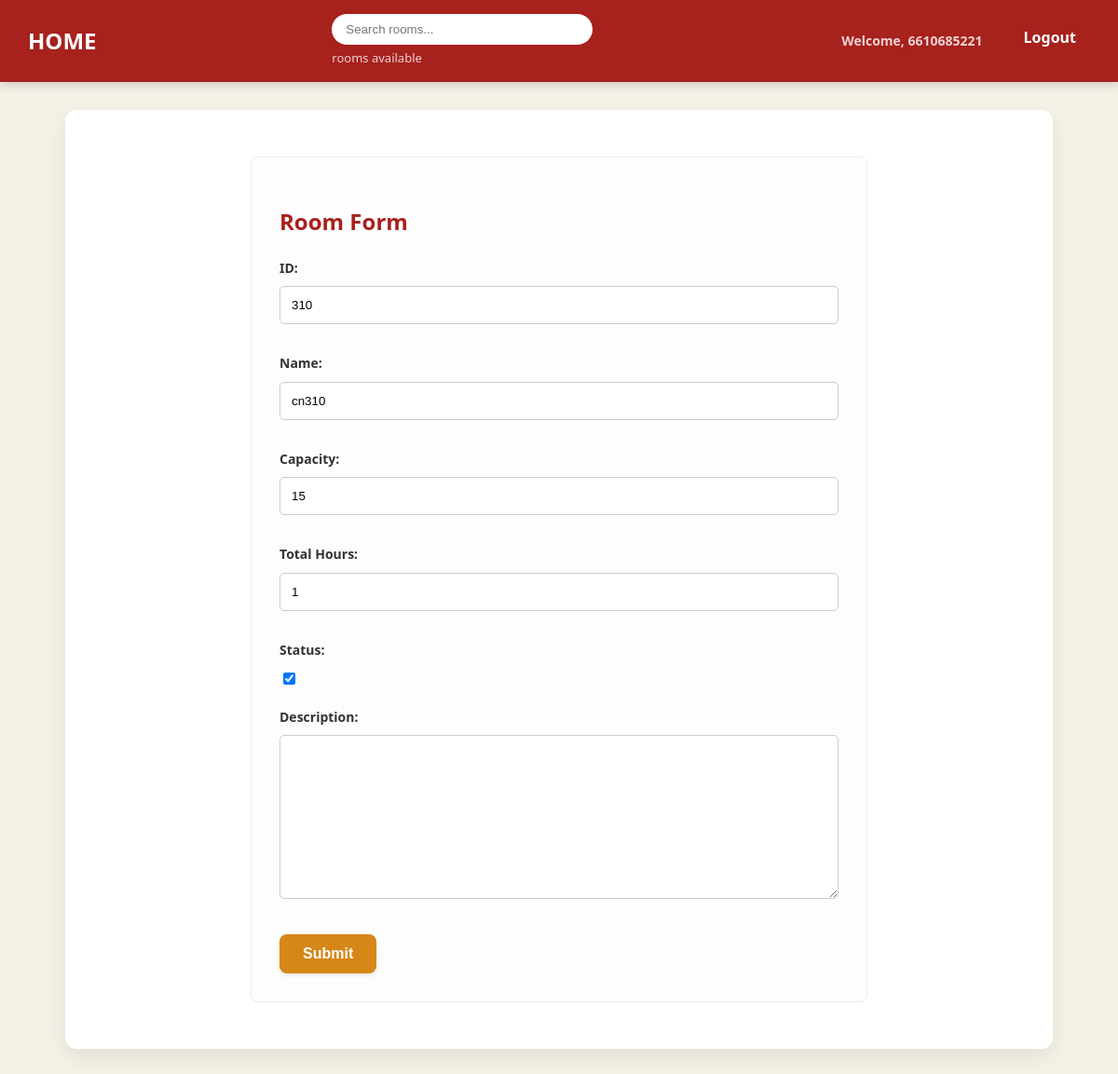
The app's page /update-room/310/ (signed in) with its own data.
### booking/models.py (models this page shows, shortened)
class Room(models.Model):
    room_id = models.CharField(max_length=10, primary_key=True, verbose_name='ID')
    room_name = models.CharField(max_length=200, verbose_name='Name')
    room_capacity = models.PositiveIntegerField(verbose_name='Capacity')
    room_hours = models.PositiveIntegerField(
        'Total Hours',
        validators=[MinValueValidator(0), MaxValueValidator(24)]
    )
    status = models.BooleanField(verbose_name='Status')
    description = models.TextField(null=True, blank=True, verbose_name='Description')
    updated = models.DateTimeField(auto_now=True)
    created = models.DateTimeField(auto_now_add=True)
    class Meta:
        ordering = ['-updated', '-created']

### booking/views.py (the view)
# urls.py: path('update-room/<str:pk>/',views.updateRoom, name='update-room'),
@login_required(login_url='login')
def updateRoom(request, pk):
    room = Room.objects.get(room_id=pk)
    form = RoomForm(instance=room)
    if not request.user.is_superuser:
        return HttpResponse('You\'re not allow to be here.')
    if request.method == 'POST':
        form = RoomForm(request.POST, instance=room)
        if form.is_valid():
            form.save()
            return redirect('home')
    context = {'form': form}
    return render(request, 'booking/room_form.html',context)

### booking/forms.py
class RoomForm(ModelForm):
    class Meta:
        model = Room
        fields = '__all__'

### booking/templates/booking/room_form.html (shortened to what this page needs)
{% extends 'main.html' %}
{% block content %}
<div class="form-container">
    <h2>Room Form</h2>
    <form method="POST" action="">
        {{form.as_p}}
        <input type="submit" value="Submit" class="btn btn-primary" />
    </form>
</div>
{% endblock %}

### templates/navbar.html (shortened to what this page needs)
<nav class="navbar">
    <div class="logo">
        <a href="/">HOME</a>
    </div>
    <div class="search-container">
        <form method="GET" action="{% url 'home' %}">
            <input type="text" name="q" placeholder="Search rooms..."/>
        </form>
        <span class="rooms-available-text">{{room_count}} rooms available</span>
    </div>
    <div class="nav-links">
        {% if request.user.is_authenticated %}
            <div class="user-welcome">
                Welcome, {{ request.user.get_full_name|default:request.user.username }}
            </div>
            <a href="{% url 'logout' %}">Logout</a>
        {% else %}
            <a href="{% url 'login' %}">Login</a>
        {% endif %}
    </div>
</nav>

### static/styles/main.css (style rules this page uses)
body { background-color: #f4f1e7; font-family: 'Kanit', 'Segoe UI', Tahoma, Geneva, Verdana, sans-serif; margin: 0; color: #333333; font-size: 16px; line-height: 1.6; }
h1, h2, h3, h4, h5 { color: #a7211d; }
a { color: #d58718; text-decoration: none; transition: color 0.3s ease; }
.navbar { background-color: #a7211d; padding: 15px 30px; color: white; display: flex; justify-content: space-between; align-items: center; box-shadow: 0 4px 10px rgba(0,0,0,0.15); position: sticky; top: 0; z-index: 1000; }
.navbar .logo a { color: white; font-size: 24px; font-weight: bold; text-decoration: none; transition: color 0.3s ease; }
.navbar .nav-links a { color: white; margin: 0 15px; font-weight: bold; padding-bottom: 5px; border-bottom: 2px solid transparent; transition: border-color 0.3s ease; }
.navbar form input[type="text"] { padding: 9px 15px; border: none; border-radius: 20px; min-width: 250px; transition: all 0.3s ease; }
.form-container { max-width: 600px; margin: 20px auto; padding: 30px; background-color: #fdfdfd; border-radius: 8px; border: 1px solid #eee; }
.form-container form p { margin-bottom: 15px; }
.form-container form label { display: block; margin-bottom: 8px; font-weight: bold; font-size: 14px; }
.form-container form input[type="text"], .form-container form input[type="password"], .form-container form input[type="number"], .form-container form textarea, .form-container form select { width: 100%; padding: 12px; margin-bottom: 15px; border: 1px solid #ccc; border-radius: 5px; box-sizing: border-box; transition: border-color 0.3s, box-shadow 0.3s; }
.btn { display: inline-block; padding: 12px 25px; border: none; border-radius: 8px; color: white; font-weight: bold; font-size: 16px; cursor: pointer; text-align: center; transition: all 0.2s ease-in-out; box-shadow: 0 2px 5px rgba(0,0,0,0.1); }
.btn-primary { background-color: #d58718; }
.search-container { display: flex; flex-direction: column; }
.rooms-available-text { color: rgba(255, 255, 255, 0.8); font-size: 13px; margin-top: 4px; }
.user-welcome { color: rgba(255, 255, 255, 0.8); padding: 6px 14px; font-size: 14px; font-weight: bold; margin-right: 15px; }
.nav-links { display: flex; align-items: center; }

### records on screen
Room: room_id "310", room_name "cn310", room_capacity "15", room_hours "1", status "☑"

### other values on screen
{{ request.user.get_full_name|default:request.user.username }} "6610685221"
